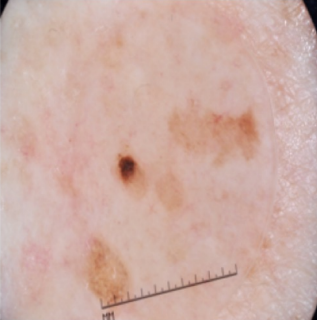
#> input picture inputs/2.png, 317 x 320 px, found by its file name
$ python convert.py
#> lines starting #> are read from the running program, lines starting #| are printed output that depends on the picture; after the words box and inside, x2 and y2 are one past the last pixel; in counts of white or black regions, pixels touching at a corner belong together
import cv2
import numpy as np
import os


def single_image_erasure():
    # ==========================================
    # 1. 严格按照您提供的路径配置
    # ==========================================
    img_path = r"D:\HUBU.zhan\GDM\VM-UNet-main\inputs\2.png"
    mask_path = r"D:\HUBU.zhan\GDM\VM-UNet-main\inputsm\2.png"
    output_dir = r"D:\HUBU.zhan\GDM\VM-UNet-main\outputEE"

    # 确保输出文件夹存在
    os.makedirs(output_dir, exist_ok=True)
    output_path = os.path.join(output_dir, "12.png")

    # ==========================================
    # 2. 加载图像与掩码 (加入防爆错机制)
    # ==========================================
    if not os.path.exists(img_path):
        print(f"找不到原图，请检查路径: {img_path}")
        return
    if not os.path.exists(mask_path):
        print(f"找不到Mask，请检查路径: {mask_path}")
        return

    img = cv2.imread(img_path)
#> img is the input picture: shape (320, 317, 3); mean B, G, R 164.9, 173.7, 205.7
    # 掩码必须以单通道灰度图模式读取
    mask = cv2.imread(mask_path, cv2.IMREAD_GRAYSCALE)
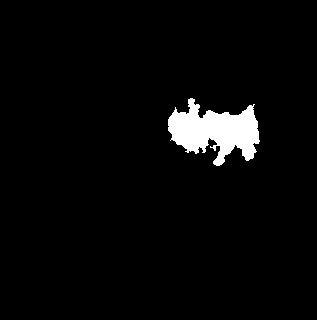
#> input picture inputsm/2.png, 317 x 320 px, found by its file name
#> mask: shape (320, 317); 3.5% white; 1 white region, box (x1, y1, x2, y2) and area: (168, 98, 260, 166) 3517

    print("图像和Mask加载成功，开始执行挖掘与修复...")

    # ==========================================
    # 3. 核心处理逻辑
    # ==========================================
    # 步骤A：确保Mask是纯粹的二值图 (0 和 255)
    _, binary_mask = cv2.threshold(mask, 127, 255, cv2.THRESH_BINARY)

    # 步骤B：适度膨胀Mask (极其关键！)
    # iteration=3 意味着向外扩充大约3个像素，确保把黑斑周围的高梯度过渡带彻底覆盖
    kernel = np.ones((3, 3), np.uint8)
    dilated_mask = cv2.dilate(binary_mask, kernel, iterations=3)
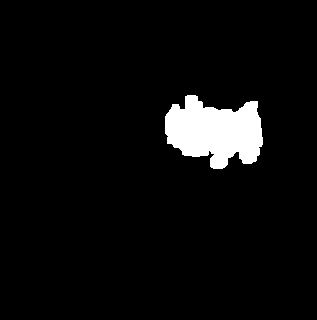
#> dilated_mask: shape (320, 317); 4.9% white; 1 white region, box (x1, y1, x2, y2) and area: (165, 95, 263, 169) 4988

    # 步骤C：Navier-Stokes 流体力学图像修复
    # inpaintRadius=5 决定了算法从空洞边缘向外参考多少像素的颜色来填补
    inpainted_img = cv2.inpaint(img, dilated_mask, inpaintRadius=5, flags=cv2.INPAINT_NS)
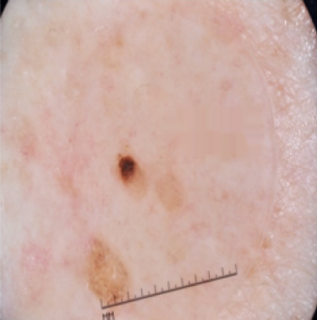
#> inpainted_img: shape (320, 317, 3); mean B, G, R 166.2, 174.5, 206

    # ==========================================
    # 4. 输出结果
    # ==========================================
    cv2.imwrite(output_path, inpainted_img)
    print(f"处理完成！成功挖掉中心病灶并修复。")
    print(f"请前往查看结果: {output_path}")


if __name__ == "__main__":
    single_image_erasure()
